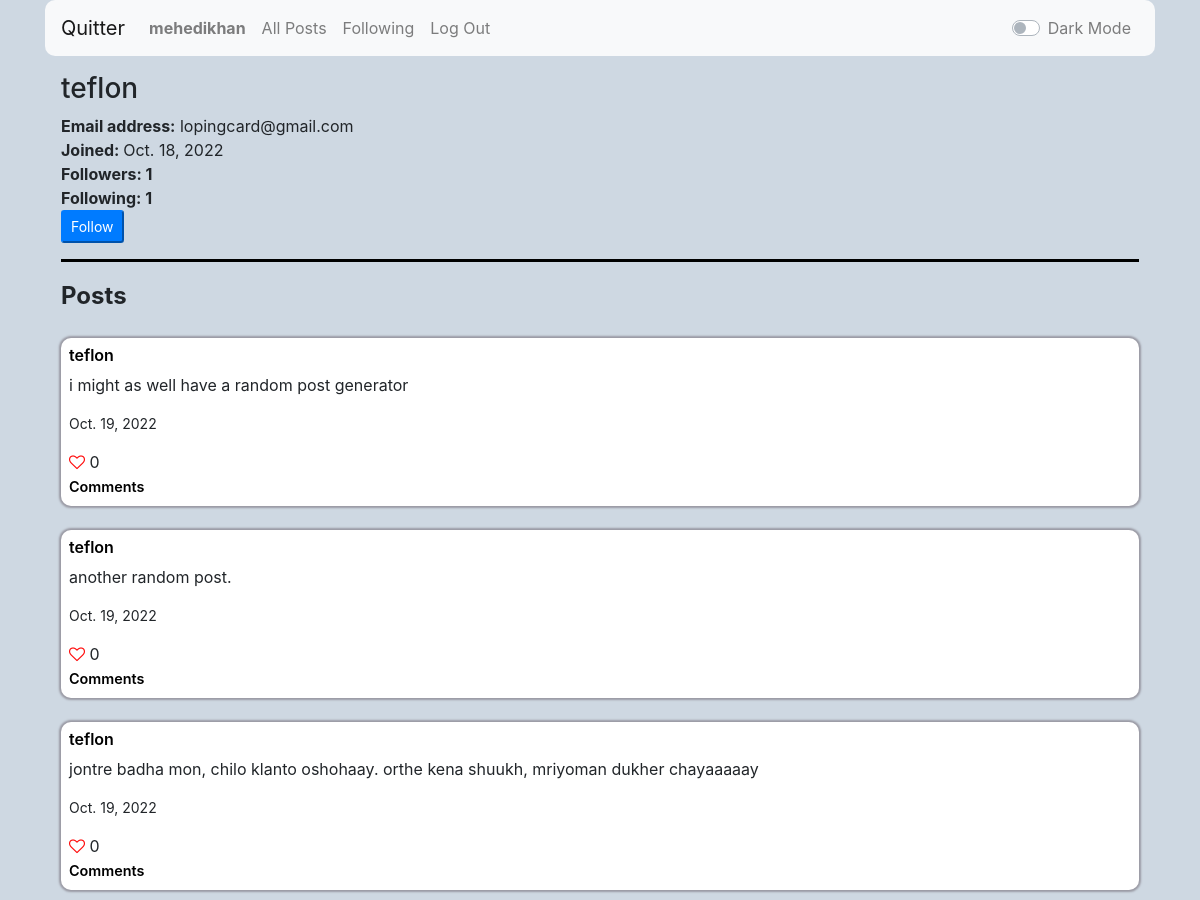
The app's page /profile/teflon (signed in, upper part), older data.
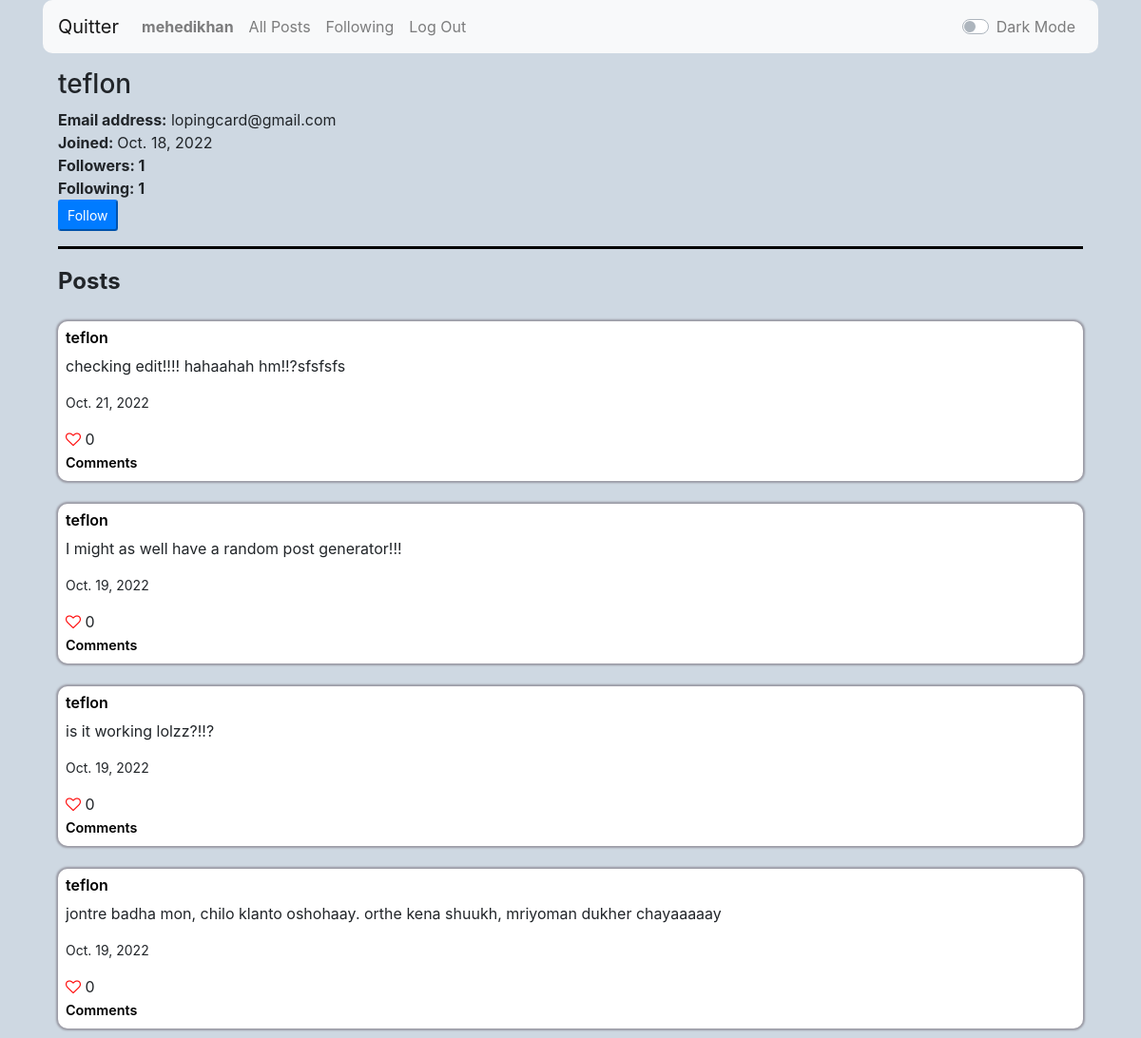
The same page, newer data.
### network/models.py (models this page shows)
class Post(models.Model):
    post = models.TextField()
    creator = models.CharField(max_length=64, blank=False)
    created = models.DateField(auto_now_add=False, auto_now=False, default=timezone.now)
    likes_count = models.PositiveIntegerField(default=0)
    likes = models.ManyToManyField(User, blank=True, related_name="likes")

### network/views.py (the view)
# urls.py: path("profile/<str:username>", views.profile, name="profile"),
@login_required
def profile(request, username):
    profile_user = User.objects.filter(username=username)[0]
    posts = Post.objects.filter(creator=username).values().order_by('-id')
    paginator = Paginator(posts, 10)
    page_number = request.GET.get('page')
    page_obj = paginator.get_page(page_number)
    return render(request, "network/profile.html", {
        "profile_user" : profile_user,
        "posts" : posts,
        "page_obj" : page_obj
    })

### network/templates/network/profile.html (shortened to what this page needs)
{% extends "network/layout.html" %}
{% block body %}
    <h3>{{ profile_user.username }}</h3>
    <strong>Email address:</strong> {{ profile_user.email }}
    <br>
    <strong>Joined: </strong> {{ profile_user.date_joined.date }}
    <br>
    <strong>Followers: {{ profile_user.followers.count }}</strong>
    <br>
    <strong>Following: {{ profile_user.following.count }}</strong>
    <br>
    {% if user.is_authenticated %}
        {% if user.username != profile_user.username %}
            {% if user in profile_user.followers.all %}
                <form action="{% url 'follow_toggle' profile_user.username %}" method="POST">
                    {% csrf_token %}
                    <button class="btn-sm btn-primary">Unfollow</button>
                </form>
            {% else %}
                <form action="{% url 'follow_toggle' profile_user.username %}" method="POST">
                    <button class="btn-sm btn-primary">Follow</button>
                </form>
            {% endif %}
        {% endif %}
    {% endif %}
    <hr class="hr_light" id="hr">
    <strong style="font-size: 1.5rem">Posts</strong>
    <br>
    <br>
    {% for post in page_obj %}
    <div class="eachpost" id="post_box">
        <h6><a class="link_light link_class" href="{% url 'profile' post.creator %}">{{ post.creator }}</a></h6>
        <p>{{ post.post }}</p>
        <p style="font-size: 14px">{{ post.created }}</p>
        {% if user.is_authenticated %}
            {% if post.id in posts_lbtcu_id %}
            <form action="{% url 'decrease_likes' post.id %}">
                <button id="like" style="font-size: 16px; padding: 0; border: none; background: none" ><i class="fa fa-heart" style="font-size:16px; color:rgb(255, 9, 9)"></i></button>
                {{ post.likes_count }}
            </form>
            {% else %}
            <form action="{% url 'increase_likes' post.id %}">
                <button id="like" style="font-size: 16px; padding: 0; border: none; background: none" ><i class="fa fa-heart-o" style="font-size:16px; color:rgb(255, 9, 9)"></i></button>
                {{ post.likes_count }}
            </form>
            {% endif %}
        {% else %}
            <i class="fa fa-heart-o" style="font-size:16px; color:rgb(255, 9, 9)"></i> {{ post.likes_count }}
        {% endif %}
        <a class="link_light small_link link_class" href="{% url 'comments' post.id %}">Comments</a>
    </div>
    <br>
    {% endfor %}
{% endblock %}

Row changes from the older to the newer data that the page shows:
added Post: creator "teflon", post "checking edit!!!! hahaahah hm!!?sfsfsfs", created "Oct. 21, 2022", likes_count "0"
changed Post: post "i might as well have a random post generator" → "I might as well have a random post generator!!!"
changed Post: post "another random post." → "is it working lolzz?!!?"
